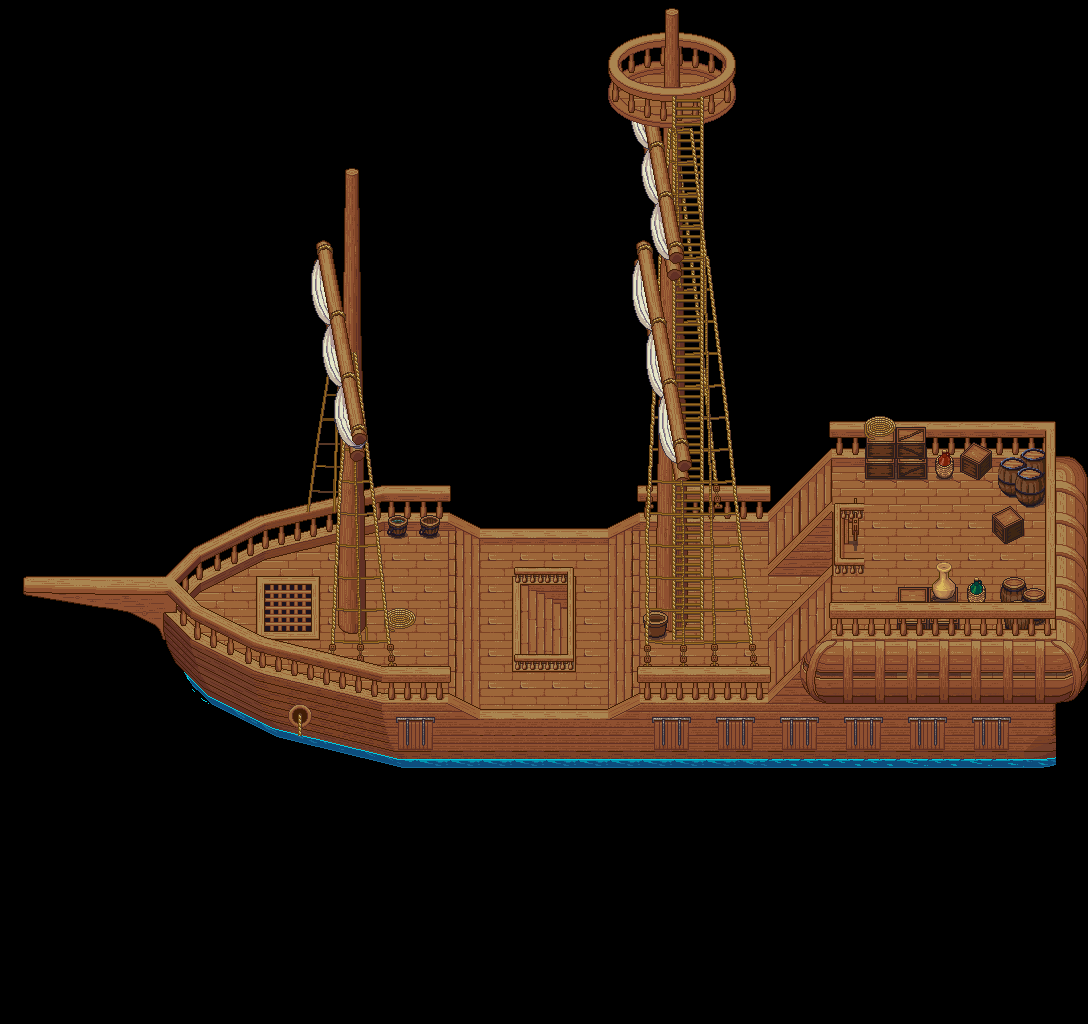

This game map was drawn from its Tiled (.tmx) file and the tilesets committed beside it. A one-line description and the trimmed map source follow:
An orthogonal 34x32 tile map with 32x32 px tiles, 12 tile layers (output_deck, output_board, output_fence_back, output_ropes_back, ...), 3 hidden layers not drawn, 5 tilesets.

<map version="1.8" tiledversion="1.8.2" orientation="orthogonal" renderorder="right-down" width="34" height="32" tilewidth="32" tileheight="32" infinite="0" nextlayerid="28" nextobjectid="8">
 <tileset firstgid="1" source="../../decoration/buildings/ship/tmx/rigging.tsx" />
 <tileset firstgid="1025" source="../../decoration/buildings/ship/tmx/ship.tsx" />
 <tileset firstgid="2049" source="../../decoration/buildings/ship/tmx/ship-accessories.tsx" />
 <tileset firstgid="2561" source="../../decoration/buildings/ship/tmx/ship-cannon.tsx" />
 <tileset firstgid="2817" source="../../decoration/buildings/ship/tmx/container.tsx" />
 <layer id="1" name="regions" width="34" height="32" visible="0" locked="1">
  <data>[1088 cells, 346 non-empty, 1 distinct tile ids]</data>
 </layer>
 <layer id="2" name="input_objects" width="34" height="32" visible="0" locked="1">
  <data>[1088 cells, 346 non-empty, 1 distinct tile ids]</data>
 </layer>
 <layer id="3" name="output_collision" width="34" height="32" visible="0" locked="1">
  <data>[1088 cells, 0 non-empty, 0 distinct tile ids]</data>
 </layer>
 <layer id="11" name="output_deck" width="34" height="32" locked="1">
  <properties>
   <property name="priority" type="int" value="0" />
  </properties>
  <data>[1088 cells, 167 non-empty, 40 distinct tile ids]</data>
 </layer>
 <layer id="12" name="output_board" width="34" height="32" locked="1">
  <properties>
   <property name="priority" type="int" value="0" />
  </properties>
  <data>[1088 cells, 124 non-empty, 62 distinct tile ids]</data>
 </layer>
 <layer id="27" name="output_fence_back" width="34" height="32" locked="1">
  <properties>
   <property name="priority" type="int" value="1" />
  </properties>
  <data>[1088 cells, 52 non-empty, 32 distinct tile ids]</data>
 </layer>
 <layer id="16" name="output_ropes_back" width="34" height="32" locked="1">
  <properties>
   <property name="priority" type="int" value="1" />
  </properties>
  <data>[1088 cells, 46 non-empty, 46 distinct tile ids]</data>
 </layer>
 <layer id="14" name="output_mast" width="34" height="32" locked="1">
  <properties>
   <property name="priority" type="int" value="1" />
  </properties>
  <data>[1088 cells, 68 non-empty, 40 distinct tile ids]</data>
 </layer>
 <layer id="7" name="output_deco" width="34" height="32" locked="1">
  <properties>
   <property name="priority" type="int" value="1" />
  </properties>
  <data>[1088 cells, 43 non-empty, 24 distinct tile ids]</data>
 </layer>
 <layer id="15" name="output_ropes_forward" width="34" height="32" locked="1">
  <properties>
   <property name="priority" type="int" value="1" />
  </properties>
  <data>[1088 cells, 93 non-empty, 63 distinct tile ids]</data>
 </layer>
 <layer id="19" name="output_sails" width="34" height="32" locked="1">
  <properties>
   <property name="priority" type="int" value="1" />
  </properties>
  <data>[1088 cells, 51 non-empty, 51 distinct tile ids]</data>
 </layer>
 <layer id="18" name="output_crow_nest" width="34" height="32">
  <properties>
   <property name="priority" type="int" value="1" />
  </properties>
  <data>[1088 cells, 18 non-empty, 18 distinct tile ids]</data>
 </layer>
 <layer id="20" name="output_mast_top" width="34" height="32">
  <properties>
   <property name="priority" type="int" value="1" />
  </properties>
  <data>[1088 cells, 9 non-empty, 9 distinct tile ids]</data>
 </layer>
 <layer id="13" name="output_fence_forward" width="34" height="32">
  <properties>
   <property name="priority" type="int" value="1" />
  </properties>
  <data>[1088 cells, 119 non-empty, 78 distinct tile ids]</data>
 </layer>
 <layer id="8" name="output_deco_2" width="34" height="32">
  <properties>
   <property name="priority" type="int" value="1" />
  </properties>
  <data>[1088 cells, 35 non-empty, 11 distinct tile ids]</data>
 </layer>
</map>
